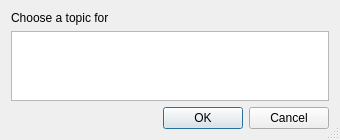
<?xml version="1.0" encoding="UTF-8"?>
<ui version="4.0">
 <class>ChooseTopic</class>
 <widget class="QDialog" name="ChooseTopic">
  <property name="geometry">
   <rect>
    <x>0</x>
    <y>0</y>
    <width>340</width>
    <height>140</height>
   </rect>
  </property>
  <property name="sizePolicy">
   <sizepolicy hsizetype="Preferred" vsizetype="Minimum">
    <horstretch>0</horstretch>
    <verstretch>0</verstretch>
   </sizepolicy>
  </property>
  <property name="minimumSize">
   <size>
    <width>340</width>
    <height>140</height>
   </size>
  </property>
  <property name="windowTitle">
   <string>Choose Topic - IDE 65XX</string>
  </property>
  <property name="sizeGripEnabled">
   <bool>true</bool>
  </property>
  <property name="modal">
   <bool>false</bool>
  </property>
  <layout class="QVBoxLayout" name="verticalLayout">
   <item>
    <widget class="QLabel" name="lInfo">
     <property name="text">
      <string>Choose a topic for &lt;text&gt;</string>
     </property>
    </widget>
   </item>
   <item>
    <widget class="QListWidget" name="lwWords">
     <property name="sizePolicy">
      <sizepolicy hsizetype="Expanding" vsizetype="Expanding">
       <horstretch>0</horstretch>
       <verstretch>0</verstretch>
      </sizepolicy>
     </property>
    </widget>
   </item>
   <item>
    <widget class="QDialogButtonBox" name="buttonBox">
     <property name="orientation">
      <enum>Qt::Horizontal</enum>
     </property>
     <property name="standardButtons">
      <set>QDialogButtonBox::Cancel|QDialogButtonBox::Ok</set>
     </property>
    </widget>
   </item>
  </layout>
 </widget>
 <resources/>
 <connections>
  <connection>
   <sender>buttonBox</sender>
   <signal>accepted()</signal>
   <receiver>ChooseTopic</receiver>
   <slot>accept()</slot>
   <hints>
    <hint type="sourcelabel">
     <x>248</x>
     <y>254</y>
    </hint>
    <hint type="destinationlabel">
     <x>157</x>
     <y>274</y>
    </hint>
   </hints>
  </connection>
  <connection>
   <sender>buttonBox</sender>
   <signal>rejected()</signal>
   <receiver>ChooseTopic</receiver>
   <slot>reject()</slot>
   <hints>
    <hint type="sourcelabel">
     <x>316</x>
     <y>260</y>
    </hint>
    <hint type="destinationlabel">
     <x>286</x>
     <y>274</y>
    </hint>
   </hints>
  </connection>
 </connections>
</ui>
